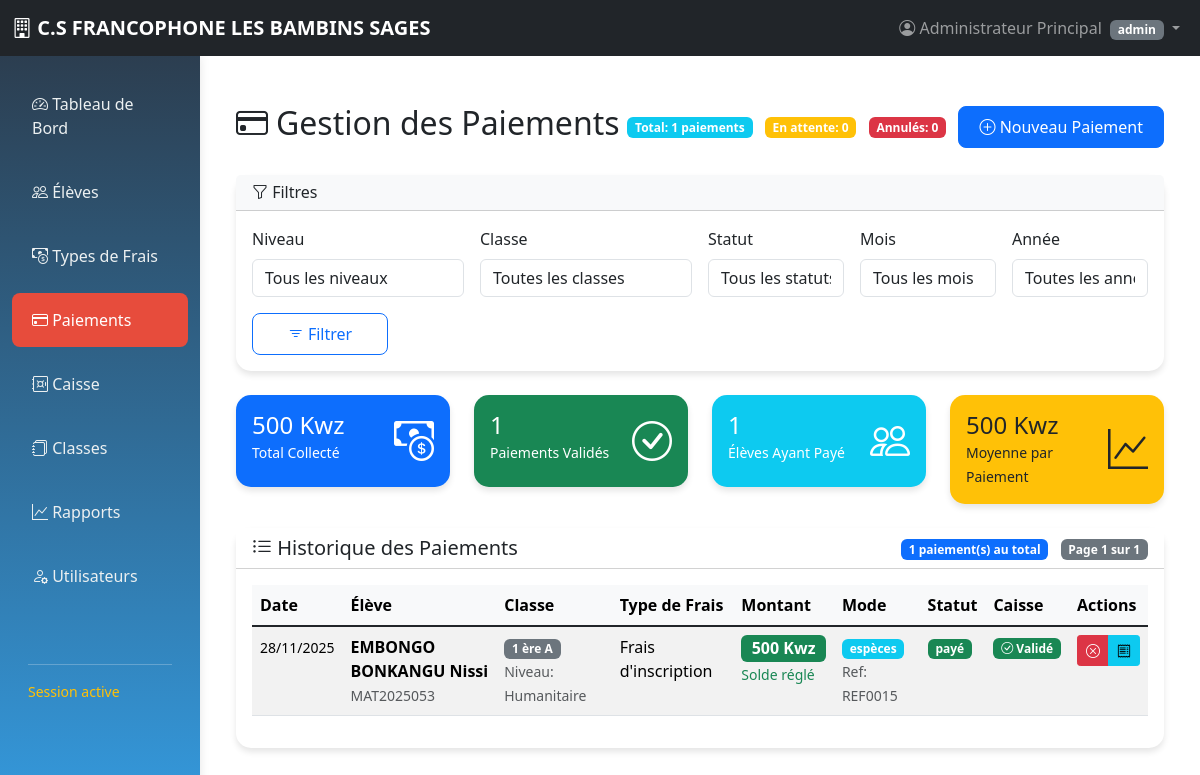
/paiements.php (signed in), run on the app's committed database.
### tables this page shows
CREATE TABLE `paiements` (
  `id` int(11) NOT NULL,
  `etudiant_id` int(11) NOT NULL,
  `frais_id` int(11) NOT NULL,
  `montant_paye` decimal(10,2) NOT NULL,
  `date_paiement` date NOT NULL,
  `mode_paiement` enum('espèces','chèque','virement','carte') NOT NULL,
  `reference` varchar(100) DEFAULT NULL,
  `statut` enum('payé','en attente','annulé') DEFAULT 'payé',
  `operation_caisse_id` int(11) DEFAULT NULL
);

CREATE TABLE `etudiants` (
  `id` int(11) NOT NULL,
  `matricule` varchar(20) NOT NULL,
  `nom` varchar(100) NOT NULL,
  `prenom` varchar(100) NOT NULL,
  `telephone` varchar(20) DEFAULT NULL,
  `email` varchar(100) DEFAULT NULL,
  `classe` varchar(20) NOT NULL,
  `date_inscription` date NOT NULL,
  `classe_id` int(11) DEFAULT NULL
);

CREATE TABLE `classe` (
  `id` int(11) NOT NULL,
  `nom` varchar(100) NOT NULL,
  `niveau` varchar(50) NOT NULL,
  `filiere` varchar(100) DEFAULT NULL,
  `capacite_max` int(11) DEFAULT 30,
  `annee_scolaire` varchar(20) NOT NULL,
  `created_at` timestamp NOT NULL DEFAULT current_timestamp(),
  `updated_at` timestamp NOT NULL DEFAULT current_timestamp() ON UPDATE current_timestamp()
);

CREATE TABLE `frais` (
  `id` int(11) NOT NULL,
  `type_frais` varchar(100) NOT NULL,
  `montant` decimal(10,2) NOT NULL,
  `description` text DEFAULT NULL,
  `annee_scolaire` varchar(20) NOT NULL
);

### paiements.php (the view, shortened to what the rows shown need)
<?php
$database = new Database();
$db = $database->getConnection();
$items_par_page = 10;
$page = isset($_GET['page']) ? (int)$_GET['page'] : 1;
$offset = ($page - 1) * $items_par_page;
$where_clause = '';
$query_paiements = "SELECT p.*, e.nom, e.prenom, e.matricule, e.classe_id,
                           c.nom as classe_nom, c.niveau as classe_niveau,
                           f.type_frais, f.montant as montant_attendu,
                           ca.id as caisse_id, ca.categorie as caisse_categorie
                   FROM paiements p
                   JOIN etudiants e ON p.etudiant_id = e.id
                   LEFT JOIN classe c ON e.classe_id = c.id
                   JOIN frais f ON p.frais_id = f.id
                   LEFT JOIN caisse ca ON p.operation_caisse_id = ca.id
                   $where_clause
                   ORDER BY p.date_paiement DESC, p.id DESC
                   LIMIT :limit OFFSET :offset";
$stmt_paiements = $db->prepare($query_paiements);
$stmt_paiements->bindValue(':limit', $items_par_page, PDO::PARAM_INT);
$stmt_paiements->bindValue(':offset', $offset, PDO::PARAM_INT);
$stmt_paiements->execute();
$paiements = $stmt_paiements->fetchAll(PDO::FETCH_ASSOC);
?>
<!DOCTYPE html>
<html lang="fr">
<head>
    <link href="https://cdn.jsdelivr.net/npm/bootstrap@5.1.3/dist/css/bootstrap.min.css" rel="stylesheet">
    <link href="https://cdnjs.cloudflare.com/ajax/libs/font-awesome/6.0.0/css/all.min.css" rel="stylesheet">
    <link rel="stylesheet" href="https://cdn.jsdelivr.net/npm/bootstrap-icons@1.7.2/font/bootstrap-icons.css">
</head>
<body>
   <?php
        include 'layout.php';
    ?>
    <div class="container-fluid mt-4">
        <div class="row">
            <div class="col-md-12">
                <div class="d-flex justify-content-between align-items-center mb-4">
                    <h2><i class="bi bi-credit-card me-2"></i>Gestion des Paiements</h2>
                </div>
                <div class="card">
                    <div class="card-body">
                        <?php if (count($paiements) > 0): ?>
                        <div class="table-responsive">
                            <table class="table table-hover table-striped" id="tablePaiements">
                                <thead class="table-light">
                                    <tr>
                                        <th>Date</th>
                                        <th>Élève</th>
                                        <th>Classe</th>
                                        <th>Type de Frais</th>
                                        <th>Montant</th>
                                        <th>Mode</th>
                                        <th>Statut</th>
                                        <th>Caisse</th>
                                        <th>Actions</th>
                                    </tr>
                                </thead>
                                <tbody>
                                    <?php foreach ($paiements as $paiement):
                                        $solde = $paiement['montant_attendu'] - $paiement['montant_paye'];
                                    ?>
                                    <tr>
                                        <td>
                                            <small><?php echo date('d/m/Y', strtotime($paiement['date_paiement'])); ?></small>
                                        </td>
                                        <td>
                                            <div>
                                                <strong><?php echo htmlspecialchars($paiement['nom'] . ' ' . $paiement['prenom']); ?></strong><br>
                                                <small class="text-muted"><?php echo htmlspecialchars($paiement['matricule']); ?></small>
                                            </div>
                                        </td>
                                        <td>
                                            <div>
                                                <span class="badge bg-secondary">
                                                    <?php echo htmlspecialchars($paiement['classe_nom'] ?? 'Non assigné'); ?>
                                                </span>
                                                <?php if (!empty($paiement['classe_niveau'])): ?>
                                                <br>
                                                <small class="text-muted">Niveau: <?php echo htmlspecialchars($paiement['classe_niveau']); ?></small>
                                                <?php endif; ?>
                                            </div>
                                        </td>
                                        <td><?php echo htmlspecialchars($paiement['type_frais']); ?></td>
                                        <td>
                                            <span class="badge bg-success fs-6">
                                                <?php echo number_format($paiement['montant_paye'], 0, ',', ' '); ?> Kwz
                                            </span>
                                            <?php if ($solde > 0): ?>
                                            <br><small class="text-danger">Reste: <?php echo number_format($solde, 0, ',', ' '); ?> Kwz</small>
                                            <?php elseif ($solde < 0): ?>
                                            <br><small class="text-warning">Excédent: <?php echo number_format(abs($solde), 0, ',', ' '); ?> Kwz</small>
                                            <?php else: ?>
                                            <br><small class="text-success">Solde réglé</small>
                                            <?php endif; ?>
                                        </td>
                                        <td>
                                            <span class="badge bg-info"><?php echo htmlspecialchars($paiement['mode_paiement']); ?></span>
                                            <?php if (!empty($paiement['reference'])): ?>
                                            <br><small class="text-muted">Ref: <?php echo htmlspecialchars($paiement['reference']); ?></small>
                                            <?php endif; ?>
                                        </td>
                                        <td>
                                            <span class="badge bg-<?php
                                                echo $paiement['statut'] == 'payé' ? 'success' :
                                                    ($paiement['statut'] == 'en attente' ? 'warning' : 'danger');
                                            ?>">
                                                <?php echo htmlspecialchars($paiement['statut']); ?>
                                            </span>
                                        </td>
                                        <td>
                                            <?php if ($paiement['statut'] == 'payé' && $paiement['caisse_id']): ?>
                                            <span class="badge bg-success" data-bs-toggle="tooltip" title="Dépôt en caisse effectué">
                                                <i class="bi bi-check-circle"></i> Validé
                                            </span>
                                            <?php elseif ($paiement['statut'] == 'payé'): ?>
                                            <span class="badge bg-warning" data-bs-toggle="tooltip" title="En attente d'enregistrement en caisse">
                                                <i class="bi bi-clock"></i> En attente
                                            </span>
                                            <?php else: ?>
                                            <span class="badge bg-secondary">-</span>
                                            <?php endif; ?>
                                        </td>
                                        <td>
                                            <div class="btn-group btn-group-sm">
                                                <?php if ($paiement['statut'] == 'payé'): ?>
                                                <a href="?<?php echo http_build_query(array_merge($_GET, ['changer_statut' => $paiement['id'], 'statut' => 'annulé'])); ?>"
                                                class="btn btn-danger" data-bs-toggle="tooltip" title="Annuler le paiement">
                                                    <i class="bi bi-x-circle"></i>
                                                </a>
                                                <?php endif; ?>
                                                <button class="btn btn-info" data-bs-toggle="tooltip" title="Imprimer le reçu"
                                                        onclick="genererRecu(<?php echo $paiement['id']; ?>)">
                                                    <i class="bi bi-receipt"></i>
                                                </button>
                                            </div>
                                        </td>
                                    </tr>
                                    <?php endforeach; ?>
                                </tbody>
                            </table>
                        </div>
                        <?php endif; ?>
                    </div>
                </div>
            </div>
        </div>
    </div>
</body>
</html>

### data on the page
paiements: date_paiement "28/11/2025", etudiant.prenom "EMBONGO BONKANGU Nissi", etudiant.matricule "MAT2025053", classe.nom "1 ère A", classe.niveau "Humanitaire", frais.type_frais "Frais d'inscription", montant_paye "500", shows "Solde réglé", mode_paiement "espèces", reference "REF0015", statut "payé", shows "Validé"

### other printed values
$_SESSION['nom_complet'] "Administrateur Principal"
$_SESSION['role'] "admin"
$stats_supp['total_tous_paiements'] "1"
$stats_supp['paiements_attente'] "0"
$stats_supp['paiements_annules'] "0"
$stats['total_montant'] "500"
$stats['total_paiements'] "1"
$stats['etudiants_payants'] "1"
$stats['moyenne_paiement'] "500"
$total_items "1"
$page "1"
$total_pages "1"
